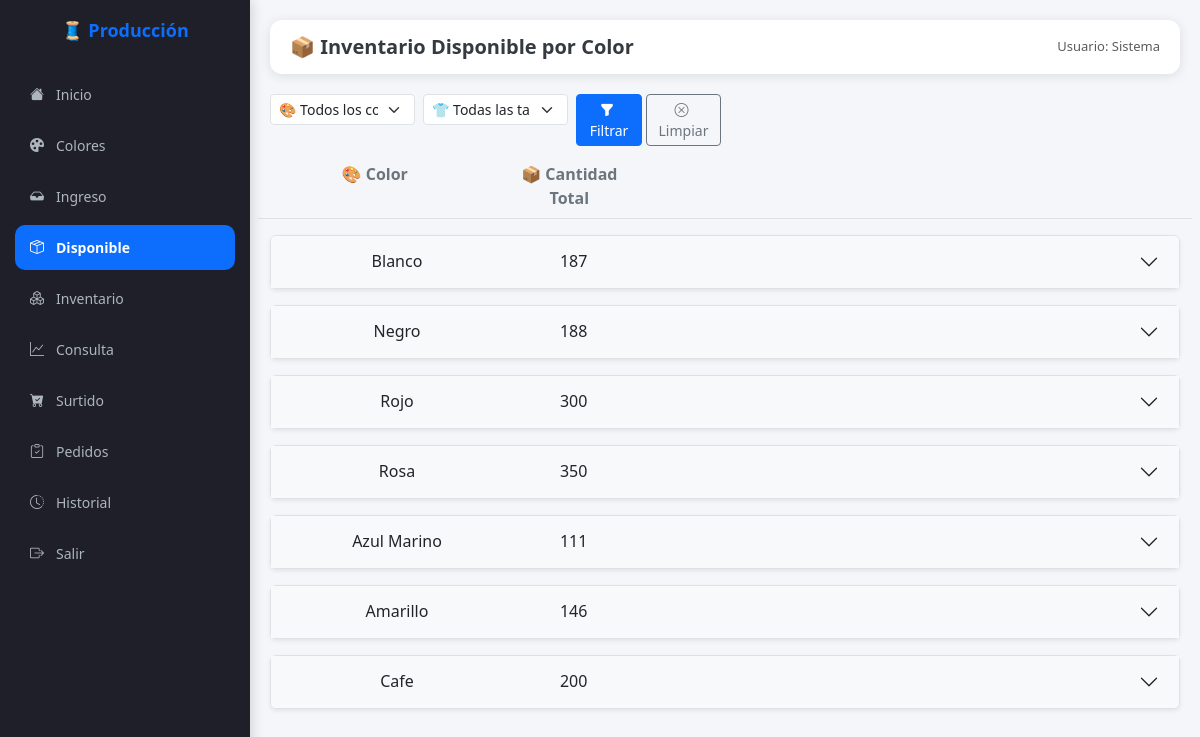
/inventario_disponible, run on the app's committed database.
### modelos.py (models this page shows, shortened)
class Color(db.Model):
    __tablename__ = "color"
    id = db.Column(db.Integer, primary_key=True)
    nombre = db.Column(db.String(50), unique=True, nullable=False)
    cortes = db.relationship("Corte", back_populates="color")  # 🔥 aquí
    inventarios = db.relationship("Inventario", back_populates="color")  # 🆕 aquí

### app.py (the view)
@app.route("/inventario_disponible", methods=["GET"])
def inventario_disponible():
    color_id = request.args.get("color_id")
    talla_id = request.args.get("talla_id")
    colores = Color.query.all()
    tallas = Talla.query.all()
    estados = Status.query.all()
    inventarios = db.session.query(Inventario).join(Color).join(Talla).join(Status)
    inventarios = inventarios.order_by(Talla.id.asc())
    inventarios = inventarios.filter(Inventario.status_id == 5) #Estatus de "En_Inventario"
    if color_id and color_id != "":
        inventarios = inventarios.filter(Inventario.color_id == color_id)
    if talla_id and talla_id != "":
        inventarios = inventarios.filter(Inventario.talla_id == talla_id)
    inventarios = inventarios.all()
    colores_con_inventario = {inv.color_id for inv in inventarios}
    colores = [c for c in colores if c.id in colores_con_inventario]
    return render_template(
        "inventario_disponible.html",
        colores=colores,
        tallas=tallas,
        estados=estados,
        inventarios=inventarios,
        color_seleccionado=color_id,
        talla_seleccionada=talla_id
    )

### templates/inventario_disponible.html (shortened to what this page needs)
{% extends "base.html" %}
{% block header %}📦 Inventario Disponible por Color{% endblock %}
{% block content %}
<form class="row g-2 mb-3" method="GET" action="{{ url_for('inventario_disponible') }}">
  <div class="col-6 col-md-2">
    <select name="color_id" class="form-select form-select-sm">
      <option value="">🎨 Todos los colores</option>
    </select>
  </div>
  <div class="col-6 col-md-2">
    <select name="talla_id" class="form-select form-select-sm">
      <option value="">👕 Todas las tallas</option>
    </select>
  </div>
  <div class="col-6 col-md-2 d-flex gap-1">
    <button class="btn btn-primary btn-sm flex-fill" type="submit">
      <i class="bi bi-funnel-fill me-1"></i> Filtrar
    </button>
    <a href="{{ url_for('inventario_disponible') }}" class="btn btn-outline-secondary btn-sm flex-fill">
      <i class="bi bi-x-circle me-1"></i> Limpiar
    </a>
  </div>
</form>
<div class="row fw-semibold text-center mb-3 border-bottom pb-2 text-secondary">
  <div class="col-3">🎨 Color</div>
  <div class="col-2">📦 Cantidad Total</div>
</div>
<div class="accordion" id="accordionColores">
  {% for color in colores %}
    {% set inventarios_color = inventarios | selectattr('color_id', 'equalto', color.id) | list %}
    <div class="accordion-item mb-3 border rounded shadow-sm">
      <h2 class="accordion-header" id="heading{{ color.id }}">
        <button class="accordion-button collapsed bg-light" type="button"
                data-bs-toggle="collapse" data-bs-target="#collapse{{ color.id }}"
                aria-expanded="false" aria-controls="collapse{{ color.id }}">
          <div class="row text-center w-100 m-0">
            <div class="col-3">{{ color.nombre }}</div>
            <div class="col-2">{{ inventarios_color | map(attribute='cantidad') | sum }}</div>
          </div>
        </button>
      </h2>
    </div>
  {% endfor %}
</div>
{% endblock %}

### templates/base.html (style rules this page uses)
* { margin: 0; padding: 0; box-sizing: border-box; }
html, body { height: 100%; width: 100%; }
body { font-family: 'Segoe UI', Tahoma, Geneva, Verdana, sans-serif; background: #f5f6fa; display: flex; flex-direction: column; padding-bottom: 80px; }

### data on the page
Color: nombre "Blanco", inventarios_color "187"
Color: nombre "Negro", inventarios_color "188"
Color: nombre "Rojo", inventarios_color "300"
Color: nombre "Rosa", inventarios_color "350"
Color: nombre "Azul Marino", inventarios_color "111"
Color: nombre "Amarillo", inventarios_color "146"
Color: nombre "Cafe", inventarios_color "200"
